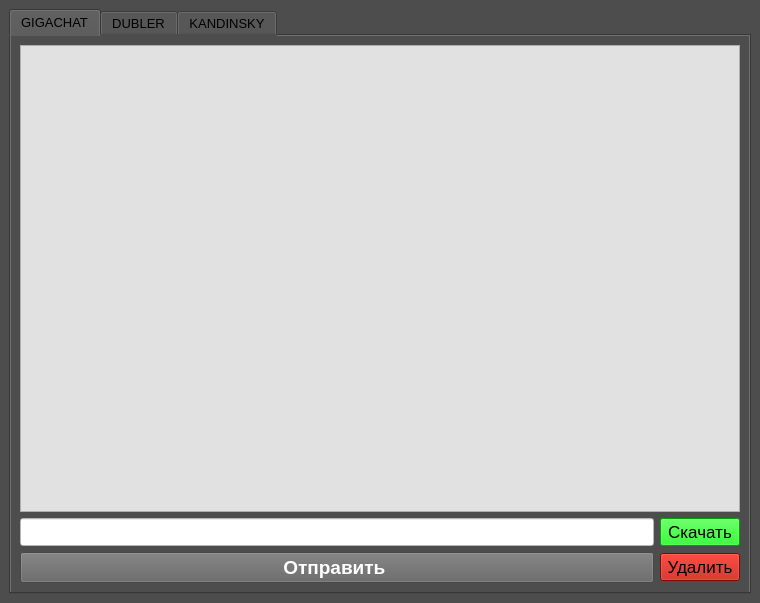
<?xml version="1.0" encoding="UTF-8"?>
<ui version="4.0">
 <class>MainWindow</class>
 <widget class="QMainWindow" name="MainWindow">
  <property name="geometry">
   <rect>
    <x>0</x>
    <y>0</y>
    <width>760</width>
    <height>603</height>
   </rect>
  </property>
  <property name="windowTitle">
   <string>MainWindow</string>
  </property>
  <property name="styleSheet">
   <string notr="true">background-color: rgb(77, 77, 77);</string>
  </property>
  <widget class="QWidget" name="centralwidget">
   <layout class="QGridLayout" name="gridLayout">
    <item row="0" column="0">
     <widget class="QTabWidget" name="tabWidget">
      <property name="font">
       <font>
        <pointsize>10</pointsize>
       </font>
      </property>
      <property name="focusPolicy">
       <enum>Qt::TabFocus</enum>
      </property>
      <property name="currentIndex">
       <number>0</number>
      </property>
      <widget class="QWidget" name="GIGACHAT">
       <attribute name="title">
        <string>GIGACHAT</string>
       </attribute>
       <layout class="QGridLayout" name="gridLayout_2">
        <item row="1" column="0">
         <widget class="QLineEdit" name="line1">
          <property name="font">
           <font>
            <family>Times New Roman</family>
            <pointsize>13</pointsize>
           </font>
          </property>
          <property name="styleSheet">
           <string notr="true">background-color: rgb(255, 255, 255);</string>
          </property>
          <property name="text">
           <string/>
          </property>
         </widget>
        </item>
        <item row="1" column="1">
         <widget class="QPushButton" name="Dowload">
          <property name="font">
           <font>
            <pointsize>13</pointsize>
           </font>
          </property>
          <property name="styleSheet">
           <string notr="true">QPushButton{
background-color: rgb(0, 229, 0);
}

QPushButton:hover {
      
	
	background-color: rgb(0, 255, 0);
      transition: 0.9s;
  }
</string>
          </property>
          <property name="text">
           <string>Скачать</string>
          </property>
         </widget>
        </item>
        <item row="2" column="0">
         <widget class="QPushButton" name="Otpravit">
          <property name="font">
           <font>
            <pointsize>14</pointsize>
            <weight>75</weight>
            <italic>false</italic>
            <bold>true</bold>
           </font>
          </property>
          <property name="styleSheet">
           <string notr="true">QPushButton{ 
background-color: rgb(100, 100, 100);
	color: rgb(255, 255, 255);

}


QPushButton:hover {
      
	background-color: rgb(199, 199, 199);
      transition: 0.9s;
  }</string>
          </property>
          <property name="text">
           <string>Отправить </string>
          </property>
         </widget>
        </item>
        <item row="2" column="1">
         <widget class="QPushButton" name="CLEAR">
          <property name="font">
           <font>
            <pointsize>13</pointsize>
           </font>
          </property>
          <property name="styleSheet">
           <string notr="true">QPushButton{
background-color: rgb(184, 12, 0);
}

QPushButton:hover {
      
	
	background-color: rgb(255, 0, 0);
      transition: 0.9s;
  }
</string>
          </property>
          <property name="text">
           <string>Удалить</string>
          </property>
         </widget>
        </item>
        <item row="0" column="0" colspan="2">
         <widget class="QTextBrowser" name="TB">
          <property name="font">
           <font>
            <pointsize>13</pointsize>
           </font>
          </property>
          <property name="styleSheet">
           <string notr="true">background-color: rgb(225, 225, 225);</string>
          </property>
          <property name="html">
           <string>&lt;!DOCTYPE HTML PUBLIC &quot;-//W3C//DTD HTML 4.0//EN&quot; &quot;http://www.w3.org/TR/REC-html40/strict.dtd&quot;&gt;
&lt;html&gt;&lt;head&gt;&lt;meta name=&quot;qrichtext&quot; content=&quot;1&quot; /&gt;&lt;style type=&quot;text/css&quot;&gt;
p, li { white-space: pre-wrap; }
&lt;/style&gt;&lt;/head&gt;&lt;body style=&quot; font-family:'MS Shell Dlg 2'; font-size:13pt; font-weight:400; font-style:normal;&quot;&gt;
&lt;p style=&quot;-qt-paragraph-type:empty; margin-top:0px; margin-bottom:0px; margin-left:0px; margin-right:0px; -qt-block-indent:0; text-indent:0px;&quot;&gt;&lt;br /&gt;&lt;/p&gt;&lt;/body&gt;&lt;/html&gt;</string>
          </property>
         </widget>
        </item>
       </layout>
      </widget>
      <widget class="QWidget" name="DUBLER">
       <attribute name="title">
        <string>DUBLER</string>
       </attribute>
       <layout class="QGridLayout" name="gridLayout_4">
        <item row="1" column="0">
         <widget class="QLineEdit" name="line2">
          <property name="font">
           <font>
            <family>Times New Roman</family>
            <pointsize>13</pointsize>
           </font>
          </property>
          <property name="styleSheet">
           <string notr="true">background-color: rgb(255, 255, 255);</string>
          </property>
          <property name="text">
           <string/>
          </property>
         </widget>
        </item>
        <item row="1" column="1">
         <widget class="QPushButton" name="Dowload_2">
          <property name="font">
           <font>
            <pointsize>13</pointsize>
           </font>
          </property>
          <property name="styleSheet">
           <string notr="true">QPushButton{
background-color: rgb(0, 229, 0);
}

QPushButton:hover {
      
	
	background-color: rgb(0, 255, 0);
      transition: 0.9s;
  }
</string>
          </property>
          <property name="text">
           <string>Скачать</string>
          </property>
         </widget>
        </item>
        <item row="2" column="0">
         <widget class="QPushButton" name="Otpravit_2">
          <property name="font">
           <font>
            <pointsize>14</pointsize>
            <weight>75</weight>
            <italic>false</italic>
            <bold>true</bold>
           </font>
          </property>
          <property name="styleSheet">
           <string notr="true">QPushButton{ 
background-color: rgb(100, 100, 100);
	color: rgb(255, 255, 255);

}


QPushButton:hover {
      
	background-color: rgb(199, 199, 199);
      transition: 0.9s;
  }</string>
          </property>
          <property name="text">
           <string>Отправить </string>
          </property>
         </widget>
        </item>
        <item row="2" column="1">
         <widget class="QPushButton" name="CLEAR_2">
          <property name="font">
           <font>
            <pointsize>13</pointsize>
           </font>
          </property>
          <property name="styleSheet">
           <string notr="true">QPushButton{
background-color: rgb(184, 12, 0);
}

QPushButton:hover {
      
	
	background-color: rgb(255, 0, 0);
      transition: 0.9s;
  }
</string>
          </property>
          <property name="text">
           <string>Удалить</string>
          </property>
         </widget>
        </item>
        <item row="0" column="0" colspan="2">
         <widget class="QTextBrowser" name="TB2">
          <property name="font">
           <font>
            <pointsize>10</pointsize>
           </font>
          </property>
          <property name="styleSheet">
           <string notr="true">background-color: rgb(235, 235, 235);</string>
          </property>
         </widget>
        </item>
       </layout>
      </widget>
      <widget class="QWidget" name="widget">
       <attribute name="title">
        <string>KANDINSKY</string>
       </attribute>
       <layout class="QGridLayout" name="gridLayout_3">
        <item row="1" column="0">
         <widget class="QLineEdit" name="lineEdit_3">
          <property name="font">
           <font>
            <family>Times New Roman</family>
            <pointsize>13</pointsize>
           </font>
          </property>
          <property name="styleSheet">
           <string notr="true">background-color: rgb(255, 255, 255);</string>
          </property>
          <property name="text">
           <string/>
          </property>
         </widget>
        </item>
        <item row="1" column="1">
         <widget class="QPushButton" name="Dowload_3">
          <property name="font">
           <font>
            <pointsize>13</pointsize>
           </font>
          </property>
          <property name="styleSheet">
           <string notr="true">QPushButton{
background-color: rgb(0, 229, 0);
}

QPushButton:hover {
      
	
	background-color: rgb(0, 255, 0);
      transition: 0.9s;
  }
</string>
          </property>
          <property name="text">
           <string>Скачать</string>
          </property>
         </widget>
        </item>
        <item row="2" column="0">
         <widget class="QPushButton" name="Otpravit_3">
          <property name="font">
           <font>
            <pointsize>14</pointsize>
            <weight>75</weight>
            <italic>false</italic>
            <bold>true</bold>
           </font>
          </property>
          <property name="styleSheet">
           <string notr="true">QPushButton{ 
background-color: rgb(100, 100, 100);
	color: rgb(255, 255, 255);

}


QPushButton:hover {
      
	background-color: rgb(199, 199, 199);
      transition: 0.9s;
  }</string>
          </property>
          <property name="text">
           <string>Отправить </string>
          </property>
         </widget>
        </item>
        <item row="2" column="1">
         <widget class="QPushButton" name="CLEAR_3">
          <property name="font">
           <font>
            <pointsize>13</pointsize>
           </font>
          </property>
          <property name="styleSheet">
           <string notr="true">QPushButton{
background-color: rgb(184, 12, 0);
}

QPushButton:hover {
      
	
	background-color: rgb(255, 0, 0);
      transition: 0.9s;
  }
</string>
          </property>
          <property name="text">
           <string>Удалить</string>
          </property>
         </widget>
        </item>
        <item row="0" column="0" colspan="2">
         <widget class="QLabel" name="LABEL">
          <property name="font">
           <font>
            <pointsize>10</pointsize>
           </font>
          </property>
          <property name="styleSheet">
           <string notr="true">background-color: rgb(225, 225, 225);</string>
          </property>
          <property name="text">
           <string/>
          </property>
         </widget>
        </item>
       </layout>
      </widget>
     </widget>
    </item>
   </layout>
  </widget>
  <widget class="QMenuBar" name="menubar">
   <property name="geometry">
    <rect>
     <x>0</x>
     <y>0</y>
     <width>760</width>
     <height>26</height>
    </rect>
   </property>
  </widget>
 </widget>
 <resources/>
 <connections/>
</ui>
